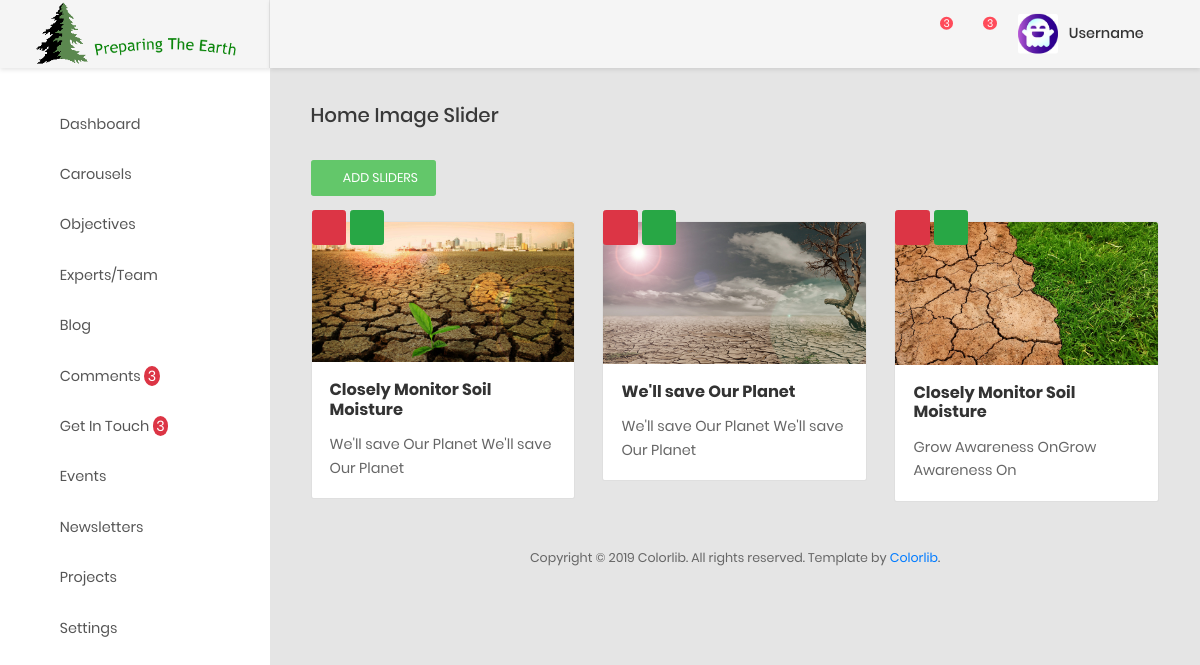
Page /ccsbadmin/carousels/ on the committed database.
### ccsbadmin/models.py (models this page shows, shortened)
class Carousel(models.Model):
    carousel_image = models.ImageField(upload_to='home_couresel',max_length=200,null=False, blank=False  ) #height_field=None, width_field=None,
    carousel_title = models.CharField(max_length=100, null=False, blank=False)
    carousel_description = models.CharField(max_length=250, null=True)
    created_at = models.DateTimeField(auto_now_add=True)
    updated_at = models.DateTimeField(auto_now=True)

### ccsbadmin/views.py (the view)
# urls.py: path('carousels/', views.viewCarousels, name='viewCarousels'),
def viewCarousels(request):
    carousels = Carousel.objects.order_by('-created_at')
    context ={
        'title':'HomePageCarousel',
        'carousels': carousels,
    }
    return render(request, 'carousels/carousel.html', context)

### ccsbadmin/templatetags/callmethod.py (called while the page is built)
@register.filter(name='comments')
def comments(request):
    comments = Comment.objects.filter(status="UNREAD").order_by("-created_at")
    if comments is not None:
        return comments
    return False

@register.filter(name='get_intouch')
def get_intouch(request):
    getintouchs = GetInTouch.objects.filter(status="UNREAD").order_by("-created_at")
    if getintouchs  is not None:
        return getintouchs
    return False

@register.filter(name='comment_unread_count')
def comment_unread_count(request):
    unread_comments = Comment.objects.filter(status="UNREAD").count()
    if unread_comments is not None:
        return unread_comments
    return False

@register.filter(name='getintouch_unread_count')
def getintouch_unread_count(request):
    getintouch_unread_count = GetInTouch.objects.filter(status="UNREAD").count()
    if getintouch_unread_count is not None:
        return getintouch_unread_count
    return False

### ccsbadmin/templates/carousels/carousel.html (shortened to what this page needs)
{% extends "aahome/aalayout.html" %}
{% load static %}
    {% block links %}
        <link type="text/css" rel="stylesheet" href="https://cdn.datatables.net/1.10.18/css/dataTables.bootstrap.min.css">
        <link type="text/css" href="https://cdnjs.cloudflare.com/ajax/libs/bootstrap-select/1.10.0/css/bootstrap-select.min.css" rel="stylesheet" />
        <link rel="stylesheet" href="https://cdn.jsdelivr.net/npm/bootstrap-select@1.13.9/dist/css/bootstrap-select.min.css">
    {% endblock links %}
{% block content %}
            <div class="main-content">
                <div class="section__content section__content--p30">
                    <div class="container-fluid">
                        <div class="row">
                            <div class="col-md-12">
                                <h3 class="title-5 m-b-35">Home Image slider</h3>
                                <div class="table-data__tool">
                                    <div class="table-data__tool-right">
                                        <button data-toggle="modal" data-target="#largeModal" class="au-btn au-btn-icon au-btn--green au-btn--small">
                                            <i class="zmdi zmdi-plus" ></i>add sliders</button>
                                    </div>
                                </div>
                                <div class="row">
                                    {% for carousel in carousels %}
                                        <div class="col-md-4">
                                            <div class="card">
                                                <a data-toggle="modal" data-target="#ee{{ carousel.id }}" style="width: 38px; position: absolute; top: -13px; z-index: 20; left: 43px;" class="btn btn-success " href="#"><i class="fa fa-pencil-alt"></i></a>
                                                <a data-toggle="modal" data-target="#dd{{ carousel.id }}" style="width: 38px; position: absolute; top: -13px; z-index: 20;" class="btn btn-danger " href="#"><i class="fa fa-trash"></i></a>
                                                <img class="card-img-top position-relative" src="{{ carousel.carousel_image.url }}" alt="Card image cap">
                                                <div class="card-body">
                                                    <h4 class="card-title mb-3">{{ carousel.carousel_title }}</h4>
                                                    <p class="card-text">{{ carousel.carousel_description|safe|escape }}
                                                    </p>
                                                </div>
                                            </div>
                                        </div>
                                    {% endfor %}
                                </div>
                            </div>
                        </div>
                        <div class="row">
                            <div class="col-md-12">
                                <div class="copyright">
                                    <p>Copyright © <script> var date = new Date(); var yr = date.getFullYear(); document.write(yr);</script> Colorlib. All rights reserved. Template by <a href="https://colorlib.com">Colorlib</a>.</p>
                                </div>
                            </div>
                        </div>
                    </div>
                </div>
            </div>
{% endblock content %}

### rows in the picture
Carousel: {{ carousel.id }} 3 (drawn), carousel_image (picture), carousel_title "Closely Monitor Soil Moisture", carousel_description "We'll save Our Planet We'll save Our Planet"
Carousel: carousel_image (picture), carousel_title "We'll save Our Planet", carousel_description "We'll save Our Planet We'll save Our Planet"
Carousel: carousel_image (picture), carousel_title "Closely Monitor Soil Moisture", carousel_description "Grow Awareness OnGrow Awareness On"

### other values in the picture
{{ request|comment_unread_count }} "3"
{{ request|getintouch_unread_count }} "3"
